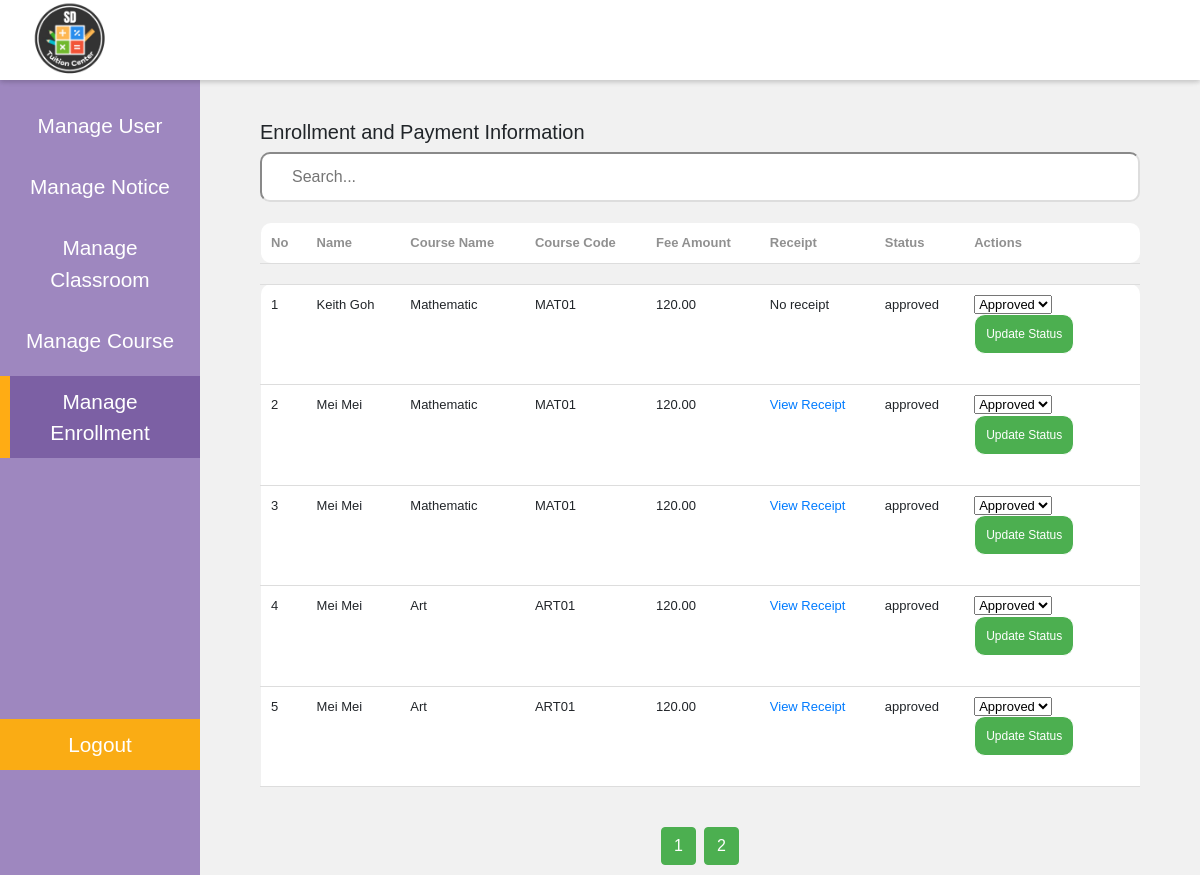
/edu/admin/enrollment_management.php (signed in), run on the app's committed database.
### tables this page shows
CREATE TABLE `payment` (
  `id` int(11) NOT NULL,
  `course_id` int(11) DEFAULT NULL,
  `stu_id` int(11) DEFAULT NULL,
  `fee_amount` decimal(10,2) DEFAULT NULL,
  `receipt` varchar(255) NOT NULL,
  `status` varchar(255) NOT NULL,
  `created_date` datetime DEFAULT current_timestamp(),
  `updated_date` datetime DEFAULT NULL ON UPDATE current_timestamp()
);

CREATE TABLE `course` (
  `id` int(11) NOT NULL,
  `course_name` varchar(255) NOT NULL,
  `course_code` varchar(50) NOT NULL,
  `image` varchar(255) NOT NULL,
  `course_description` varchar(255) DEFAULT NULL,
  `course_fee` decimal(10,2) DEFAULT NULL,
  `teacher_id` int(11) DEFAULT NULL,
  `status` varchar(50) DEFAULT NULL CHECK (`status` in ('active','inactive')),
  `created_at` datetime DEFAULT current_timestamp(),
  `updated_at` datetime DEFAULT NULL ON UPDATE current_timestamp()
);

### edu/admin/enrollment_management.php (the view, shortened to what this page needs)
<?php
require_once '../config/db_config.php';
$sql = "SELECT CONCAT(u.first_name, ' ', u.last_name) AS name,
               c.course_name,
               c.course_code,
               p.fee_amount,
               p.receipt,
               p.status,
               p.id AS payment_id
        FROM enrollment e
        JOIN user u ON e.stu_id = u.id
        JOIN course c ON e.course_id = c.id
        JOIN payment p ON e.course_id = p.course_id AND e.stu_id = p.stu_id";
$result = $conn->query($sql);
?>
<?php
include '../common/admin_sidebar.php';
?>
<div class="AdminContents" id="AdminContents">
    <div class="ContentsCon">
        <h3>Enrollment and Payment Information</h3>
        <input type="text" id="searchInputEnrollment" class="AdminSearch" placeholder="Search..." />
        <?php
        if ($result->num_rows > 0) {
            ?>
            <div class="AdminTablePhone">
                <table id="enrollmentTable" class="datatable table table-striped" border="1">
                    <thead>
                        <tr>
                            <th>No</th>
                            <th>Name</th>
                            <th>Course Name</th>
                            <th>Course Code</th>
                            <th>Fee Amount</th>
                            <th>Receipt</th>
                            <th>Status</th>
                            <th>Actions</th>
                        </tr>
                    </thead>
                    <thead>
                        <tr style="background-color: #f1f1f1 !important; border-bottom-color:#f1f1f1 !important;">
                            <td colspan="100"></td>
                        </tr>
                    </thead>
                    <tbody>
                        <?php
                        $counter = 1;
                        while ($row = $result->fetch_assoc()) {
                            ?>
                            <tr>
                                <td><?php echo $counter; ?></td>
                                <td><?php echo htmlspecialchars($row['name']); ?></td>
                                <td><?php echo htmlspecialchars($row['course_name']); ?></td>
                                <td><?php echo htmlspecialchars($row['course_code']); ?></td>
                                <td><?php echo htmlspecialchars($row['fee_amount']); ?></td>
                                <td>
                                    <?php if (!empty($row['receipt'])): ?>
                                        <a href="../images/<?php echo htmlspecialchars($row['receipt']); ?>" target="_blank">View
                                            Receipt</a>
                                    <?php else: ?>
                                        No receipt
                                    <?php endif; ?>
                                </td>
                                <td><?php echo htmlspecialchars($row['status']); ?></td>
                                <td>
                                    <form action="<?php echo $_SERVER['PHP_SELF']; ?>" method="POST" style="display:inline;">
                                        <select name="status">
                                            <option value="approved" <?php echo ($row['status'] == 'approved') ? 'selected' : ''; ?>>Approved</option>
                                        </select>
                                        <button type="submit" class="btn btn-primary btn-sm AdminFormBtn"
                                            style="font-size: 12px!important;padding: 10px 0!important;">Update Status</button>
                                    </form>
                                </td>
                            </tr>
                            <?php
                            $counter++;
                        }
                        ?>
                    </tbody>
                </table>
            </div>
            <div id="paginationEnrollment" class="AdminTableBolowBtn"></div>
            <?php
        }
        ?>
    </div>
</div>
</body>
</html>

### edu/css/AdminHeader.css (style rules this page uses)
* { margin: 0; padding: 0; box-sizing: border-box; font-family: Helvetica, sans-serif; }
body { display: flex; height: 100vh; background: #f1f1f1; }
.AdminContents { margin-left: 25vh; margin-top: 50px !important; padding: 10px 50px; flex: 1; transition: margin-left 0.5s ease; }
.ContentsCon { width: 100%; height: auto; padding: 10px; }

### edu/css/admin_styles.css (style rules this page uses)
.ContentsCon { margin-top: 50px !important; }
.ContentsCon h3 { font-size: 20px; }
.AdminFormBtn { padding: 12px 25px !important; border: none !important; border-radius: 8px !important; color: white !important; background-color: #4caf50 !important; font-size: 16px !important; cursor: pointer !important; transition: all 0.3s ease !important; margin-bottom: 20px; }
.AdminSearch { padding-left: 30px !important; background: url('https://cdn-icons-png.flaticon.com/512/622/622669.png') no-repeat 8px center !important; background-size: 16px 16px !important; outline: none !important; border-radius: 10px !important; height: 50px !important; background-color: #fff !important; border-color: #ddd !important; width: 100% !important; margin-bottom: 20px !important; }
.AdminTablePhone { width: 100%; overflow-x: auto; margin-bottom: 20px; }
table.datatable { width: 100% !important; border-collapse: collapse !important; margin-bottom: 20px !important; font-size: 13px; }
table.datatable th, table.datatable td { padding: 10px !important; border: 1px solid transparent !important; border-bottom: 1px solid #ddd !important; text-align: left !important; }
table.datatable thead tr { padding: 20px !important; background-color: #fff !important; border-radius: 20px !important; color: #909090 !important; }
.datatable th:first-child { border-radius: 10px 0 0 10px !important; }
.datatable th:last-child { border-radius: 0 10px 10px 0 !important; width: 20% !important; }
table.datatable tbody tr { background-color: #fff !important; }
.datatable tbody tr:first-child td:first-child { border-radius:10px 0 0 0 !important; }
.datatable tbody tr:first-child td:last-child { border-radius: 0 10px 0 0 !important; }
table.datatable button { padding: 5px 10px !important; border-radius: 11px !important; width: 100px !important; border: 1px solid !important ; }
.AdminTableBolowBtn { text-align: center; }

### edu/css/StudentHeader.css (style rules this page uses)
* { margin: 0; padding: 0; box-sizing: border-box; font-family: Helvetica, sans-serif; }
body { display: flex; height: 100vh; background: #f1f1f1; }
.ContentsCon { margin-top: 50px; width: 100%; height: auto; padding: 10px; }

### data on the page
payment: name "Keith Goh", course.course_name "Mathematic", course.course_code "MAT01", fee_amount "120.00", receipt "No receipt", status "approved", status "Approved"
payment: name "Mei Mei", course.course_name "Mathematic", course.course_code "MAT01", fee_amount "120.00", status "approved", status "Approved"
payment: name "Mei Mei", course.course_name "Mathematic", course.course_code "MAT01", fee_amount "120.00", status "approved", status "Approved"
payment: name "Mei Mei", course.course_name "Art", course.course_code "ART01", fee_amount "120.00", status "approved", status "Approved"
payment: name "Mei Mei", course.course_name "Art", course.course_code "ART01", fee_amount "120.00", status "approved", status "Approved"
